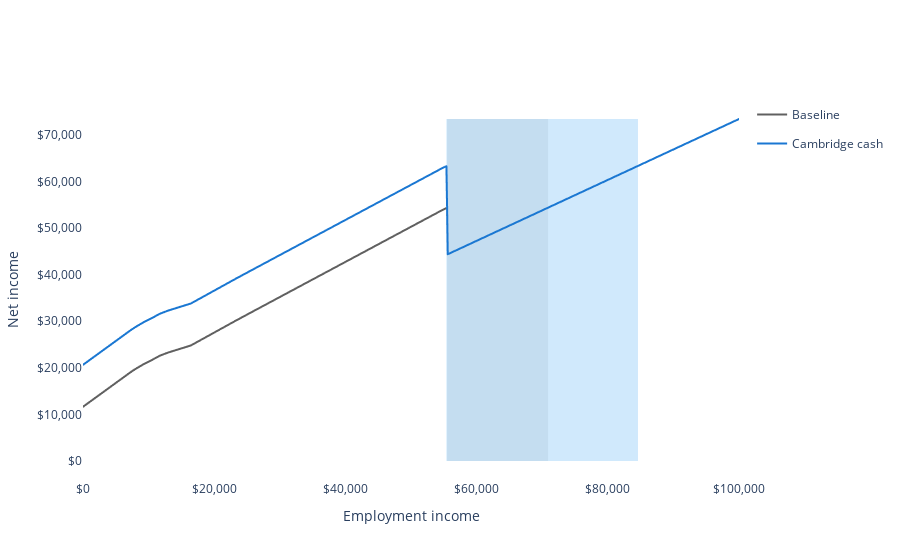

The cell this chart's notebook holds for it:
### Markdown cell above
Now add child allowance.

### Code cell
line_chart = px.line(
    df,
    "employment_income",
    "net_income",
    color="scenario",
    title="Family with two parents and two children",
    labels=LABELS,
    color_discrete_map=COLORS,
)

reformed_gap_bounds = gap(reformed)

fig = go.Figure()

shade_cliffs(baseline_gap_bounds, fig, LIGHT_COLORS["Baseline"], ymax)
shade_cliffs(reformed_gap_bounds, fig, LIGHT_COLORS["Cambridge cash"], ymax)

fig.update_layout(
    plot_bgcolor="white",
    xaxis_title="Employment income",
    yaxis_title="Net income",
    xaxis_tickformat="$,",
    yaxis_tickformat="$,",
)
fig.add_traces(list(line_chart.select_traces()))
fig.show()
fig.write_html("output/cambridge-cash.html")

### Figure 1 — Plotly figure (JSON) as saved in the notebook; plotly's stock layout.template omitted (floating-point values rounded to 4 significant figures; data arrays with more than 128 entries replaced by an {"elided": "..."} marker saying what was removed)
{"data": [{"fill": "toself", "fillcolor": "#c2c2c2", "line": {"width": 0}, "mode": "lines", "name": "", "opacity": 0.3, "showlegend": false, "text": "This household is worse off earning between $55,500 and $70,900", "type": "scatter", "x": [55500, 55500, 70900, 70900, 55500], "y": [0, 73373, 73373, 0, 0]}, {"fill": "toself", "fillcolor": "#65b6f6", "line": {"width": 0}, "mode": "lines", "name": "", "opacity": 0.3, "showlegend": false, "text": "This household is worse off earning between $55,400 and $84,600", "type": "scatter", "x": [55400, 55400, 84600, 84600, 55400], "y": [0, 73373, 73373, 0, 0]}, {"hovertemplate": "Scenario=Baseline<br>Employment income=%{x}<br>Net income=%{y}<extra></extra>", "legendgroup": "Baseline", "line": {"color": "#606060", "dash": "solid"}, "marker": {"symbol": "circle"}, "mode": "lines", "name": "Baseline", "showlegend": true, "type": "scattergl", "x": {"elided": "1001 int values"}, "xaxis": "x", "y": {"elided": "1001 int values"}, "yaxis": "y"}, {"hovertemplate": "Scenario=Cambridge cash<br>Employment income=%{x}<br>Net income=%{y}<extra></extra>", "legendgroup": "Cambridge cash", "line": {"color": "#1a77d2", "dash": "solid"}, "marker": {"symbol": "circle"}, "mode": "lines", "name": "Cambridge cash", "showlegend": true, "type": "scattergl", "x": {"elided": "1001 int values"}, "xaxis": "x", "y": {"elided": "1001 int values"}, "yaxis": "y"}], "layout": {"plot_bgcolor": "white", "xaxis": {"tickformat": "$,", "title": {"text": "Employment income"}}, "yaxis": {"tickformat": "$,", "title": {"text": "Net income"}}}}
